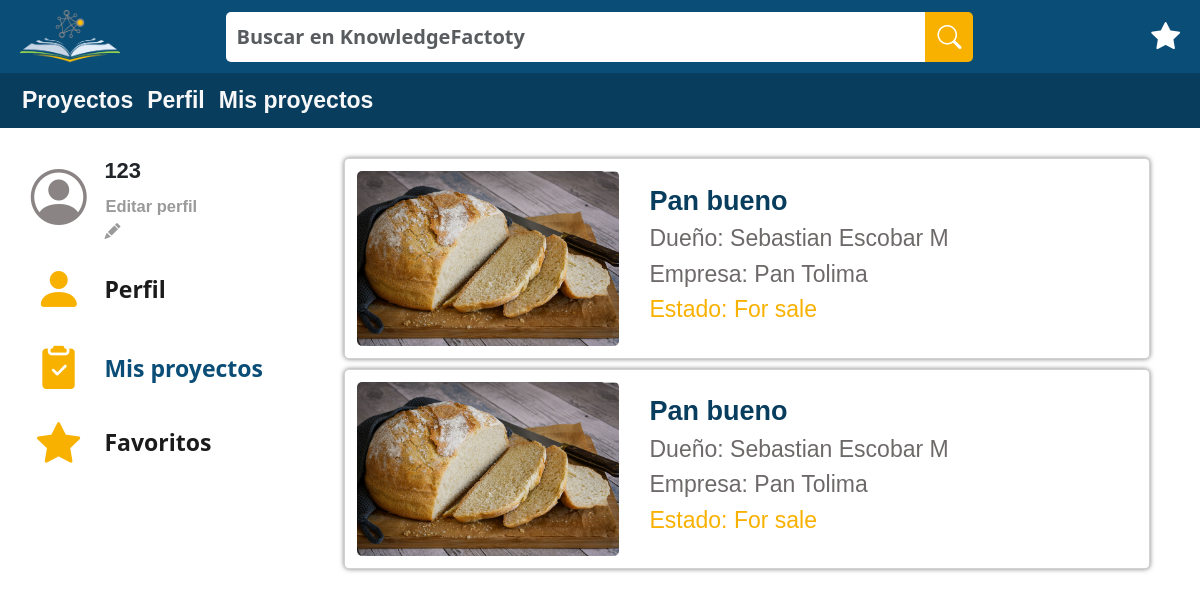
The app's page /Cotizaciones/ (signed in) with its own data.
### test_app/models.py (models this page shows, shortened)
class User(AbstractBaseUser, PermissionsMixin):
    cc = models.CharField(auto_created=False, primary_key=True, serialize=False, verbose_name='CC', max_length=10)
    fullname = models.CharField(max_length=50)
    phoneNumberU = models.CharField(max_length=15)
    email = models.EmailField(max_length=100, verbose_name="email", unique=True)
    password = models.CharField(max_length=100)
    birthday = models.DateField()
    is_staff = models.BooleanField(default=True) #esto es necesario para el login. Aunque podemos ignorarlo en el modelo de datos.
    is_active = models.BooleanField(default=True) #esto es necesario para el login. Aunque podemos ignorarlo en el modelo de datos.
    is_superuser = models.BooleanField(default=False) #esto es necesario para el login. Aunque podemos ignorarlo en el modelo de datos.
    objects = CustomUserManager()
    USERNAME_FIELD = 'email'
    REQUIRED_FIELDS = ['cc', 'fullname', 'phoneNumberU', 'password', 'birthday']
    class Meta:
        verbose_name = 'User'
        verbose_name_plural = 'Users'

class Binnacle(models.Model):
    project = models.ForeignKey(Project, on_delete=models.CASCADE)
    buyer = models.ForeignKey(Company, on_delete=models.CASCADE)
    admin = models.ForeignKey(User, on_delete=models.CASCADE)
    quotation = models.OneToOneField(Quotation, on_delete=models.CASCADE)

class Project(models.Model):
    name = models.CharField(max_length=30)
    objective = models.TextField()
    results = models.TextField()
    reach = models.TextField()
    state = models.TextField()
    ownerCompany = models.OneToOneField(Company, on_delete=models.CASCADE)
    photo= models.ImageField(null=True, blank=True, upload_to="images/")

class Company(models.Model):
    nit = models.CharField(auto_created=False, primary_key=True, serialize=False, verbose_name='NIT', max_length=9)
    name = models.CharField(max_length=50)
    phoneNumberC = models.CharField(max_length=15)
    address = models.CharField(max_length=300)
    user = models.ForeignKey(User, on_delete=models.CASCADE)
    objects = CompanyManager()
    REQUIRED_FIELDS = ['nit', 'name', 'phoneNumber', 'address', 'user']

### test_app/views.py (the view)
# urls.py: path('Cotizaciones/',views.ProfileMeetingView.as_view(), name="profileMeeting"),
class ProfileMeetingView(TemplateView):
    template_name="test_app/ProfileMeeting.html"
    def get(self, req):
        user=req.user
        company=get_object_or_404(Company,user=user)
        binnacles=Binnacle.objects.filter(buyer=company)
        return render(req, 'test_app/ProfileMeeting.html',{'binnacles': binnacles, 'user':user})

### test_app/templates/test_app/ProfileMeeting.html (shortened to what this page needs)
{% extends 'test_app/base.html' %}
{% load static %}
{% block content %}
<!DOCTYPE html>
<html lang="en">
<head>
    <link href="https://cdn.jsdelivr.net/npm/bootstrap@5.3.0-alpha2/dist/css/bootstrap.min.css" rel="stylesheet">
    <link rel="stylesheet" href="https://cdn.jsdelivr.net/npm/bootstrap-icons@1.10.3/font/bootstrap-icons.css">
    <link rel="stylesheet" href='{% static "CSS/styleProfileMeeting.css" %}'>
</head>
<body>
    <header class="container-fluid text-center" style="padding: 10px;  background-color: #0A4D77;">
        <div class="row align-items-center" style="padding-left: 10px; padding-right: 10px;">
          <div class="col-2 image_locate">
            <img src='{% static "/Images/Logo_DreamsBank.png" %}' alt="Logo de DreamsBank" style="width: 100px;">
          </div>
          <div class="col-8 items_search_locate" style="display: flex; justify-content: center;">
            <form class="form-inline">
              <div class="input-group" style="flex-shrink: 0;">
                <input id="input_search" type="text" class="form-control" placeholder="Buscar en KnowledgeFactoty" style="width: 700px;">
                <div class="input-group-append">
                  <button class="btn btn-secondary" type="button" style="background-color: #F9B100; border: 0; border-radius: 0px ; border-top-right-radius: 5px; border-bottom-right-radius: 5px; width: 100%; height: 100%;">
                    <i class="bi bi-search" style="font-size: 1.5em;"></i>
                  </button>
                </div>
              </div>
            </form>
          </div>
          <div class="col-2" style="display: flex; justify-content: end;">
            <a href="{% url 'profileFavorites' %}" class="bi bi-star-fill" style="color: #fff; font-size: 1.8em;text-decoration:none;"></a>
          </div>
        </div>
      </header>
      <header class="row-fluid text-center" style="padding: 10px; padding-left: 15px; padding-right: 15px; background-color: #093D5E;">
        <div class="menu-bar">
          <a href="{% url 'homePage' %}" class="menu-item">Proyectos</a>
          <a href="{% url 'profile' %}" class="menu-item">Perfil</a>
          <a href="{% url 'profileMeeting' %}" class="menu-item">Mis proyectos</a>
        </div>
      </header>
    <div class="PrimaryBox">
      <div class="container-fluid" style="padding: 10px; padding-top: 20px; padding-bottom: 20px">
      <div class="row" style="padding-left: 15px; padding-right: 15px; padding-bottom: 25px;">
        <div class="col-3" style="margin: 0px; justify-content: space-between;">
          <div class="row" style="margin: 0px; margin-bottom: 10px;">
            <div class="col-3" style="display: flex ;align-items: center; justify-content:center;">
              <i class="bi bi-person-circle" style="color: #8a8484; font-size: 3.5em;"></i>
            </div>
            <div class="col-9" style="display: flex; align-items: center,start; justify-content: left ;flex-direction: column; padding-top: 10px;">
              <div class="row" style="flex: 1; align-items: end;">
                <h5 style="font-family: 'Roboto Flex', 'Arial', 'sans-serif'; font-weight: bold; font-size: 22px;">{{user.fullname}}</h5>
              </div>
              <div class="row" style="flex: 1;align-items: start; display: flex;">
                <div class="col-8" style="align-items: start">
                  <a href="{% url "editProfile" %}" target="_self" class="btn btn-link" style="font-family: 'Roboto Flex', 'Arial', 'sans-serif'; font-weight: bold; color: #9A9A9A; text-decoration: none; font-size: 16.5px; width: fit-content; padding: 0px;">Editar perfil</a>
                  <a href="{% url "editProfile" %}" target="_self" class="bi bi-pencil-fill" style="color: #9a9a9a;"></a>
                </div>
              </div>
            </div>
          </div>
          <div class="row" style="margin: 0px; margin-bottom: 10px;">
            <div class="col-3"  style="display: flex ;align-items: center; justify-content:center ;">
              <a href="{% url "profile" %}" target="_self" class="bi bi-person-fill" style="color: #F9B100; font-size: 3.0em;"></a>
            </div>
            <div class="col" style="align-items: center; display: flex;">
              <a href="{% url "profile" %}" target="_self" style="color: #1b1b1c; font-size: 23px; text-decoration: none; font-weight: bold;">Perfil</a>
            </div>
          </div>
          <div class="row" style="margin: 0px; margin-bottom: 10px;">
            <div class="col-3"  style="display: flex ;align-items: center; justify-content:center ;">
              <a href="{% url "profileMeeting" %}" target="_self" class="bi bi-clipboard2-check-fill" style="color: #F9B100; font-size: 2.7em;"></a>
            </div>
            <div class="col" style="align-items: center; display: flex;">
              <a href="{% url "profileMeeting" %}" target="_self" style="color: #0A4D77; font-size: 23px; text-decoration: none; font-weight: bold;">Mis proyectos</a>
            </div>
          </div>
          <div class="row" style="margin: 0px; margin-bottom: 10px;">
            <div class="col-3"  style="display: flex ;align-items: center; justify-content:center ;">
              <a href="{% url "profileFavorites" %}" target="_self" class="bi bi-star-fill" style="color: #F9B100; font-size: 2.7em;"></a>
            </div>
            <div class="col" style="align-items: center; display: flex;">
              <a href="{% url "profileFavorites" %}" target="_self" style="color: #1b1b1c; font-size: 23px; text-decoration: none; font-weight: bold;">Favoritos</a>
            </div>
          </div>
        </div>
      <div class="col-9">
          <div class="gridProducts">
            {% for bin in binnacles %}
              <div class="card" id="{{bin.id}}">
                  <a href="{% url 'meetingBinnacle' bin.id %}" style="z-index:5;position: absolute;width: 100%;height: 100%;"></a>
                  <div class="row">
                      <div class="col-3 card_image">
                          <img src="{{bin.project.photo.url}}" style="width: 95%;height: 95%; border-radius: 5px;;">
                      </div>
                      <div class="col-6 card_content">
                        <h1 class="card_title">{{bin.project.name}}</h1>
                        <h3 class="card_text">Dueño: {{bin.project.ownerCompany.user.fullname}}</h3>
                        <h3 class="card_text">Empresa: {{bin.project.ownerCompany.name}}</h3>
                        <h3 class="card_text" style="color: #F9B100">Estado: {{bin.project.state}}</h3>
                      </div>
                  </div>
              </div>
            {% endfor %}
          </div>
      </div>
    </div>
</body>
</html>
{% endblock %}

### test_app/static/CSS/styleProfileMeeting.css (style rules this page uses)
* { margin: 0; padding: 0; box-sizing: border-box; text-decoration: none; }
.image_locate { text-align: left; }
.items_search_locate { text-align: center; align-self: center; }
#input_search { height: 50px; border: 0px; border-top-left-radius: 5px; border-bottom-left-radius: 5px; color: #525151; font-weight: bold; padding-left: 10px; padding-right: 10px; font-size: 20px; text-align: left; }
.menu-bar { display: flex; flex-direction: row; flex-wrap: wrap; overflow: hidden; justify-content:left; align-items: center; }
header div a { display: flex; align-self: center; justify-content: center; }
.menu-item { color: #fff; list-style: none; margin-right: 7px; margin-left: 7px; text-decoration: none; font-size: 23px; font-weight: bold; color: #F8F8F8; font-family: "Roboto Flex", "Arial", sans-serif; }
.gridProducts { display: grid; grid-template-columns: repeat(1, 1fr); padding-top: 10px; padding-left: 25px; padding-right: 25px; padding-bottom: 10px; }
.gridProducts .card { background-color: #fff; border-radius: 5px; padding: 12px; margin-bottom: 10px; text-align: left; box-shadow: 0 0 5px rgba(0,0,0,0.5); }
.gridProducts .card .card_image { width: 300px; align-self: center; }
.gridProducts .card .card_content { padding: 5px; text-align: left; height: auto; align-self: center; }
.gridProducts .card .card_content .card_title { font-size: 27px; font-weight: bold; color: #093D5E; font-family: "Roboto Flex", "Arial", sans-serif; }
.gridProducts .card .card_content .card_text { font-size: 23px; color: #6e6969; font-family: "Roboto Flex", "Arial", sans-serif; }

### records on screen
User: fullname "123"
Binnacle: project.photo (picture), project.name "Pan bueno", project.ownerCompany.user.fullname "Sebastian Escobar M", project.ownerCompany.name "Pan Tolima", project.state "For sale"
Binnacle: project.photo (picture), project.name "Pan bueno", project.ownerCompany.user.fullname "Sebastian Escobar M", project.ownerCompany.name "Pan Tolima", project.state "For sale"
